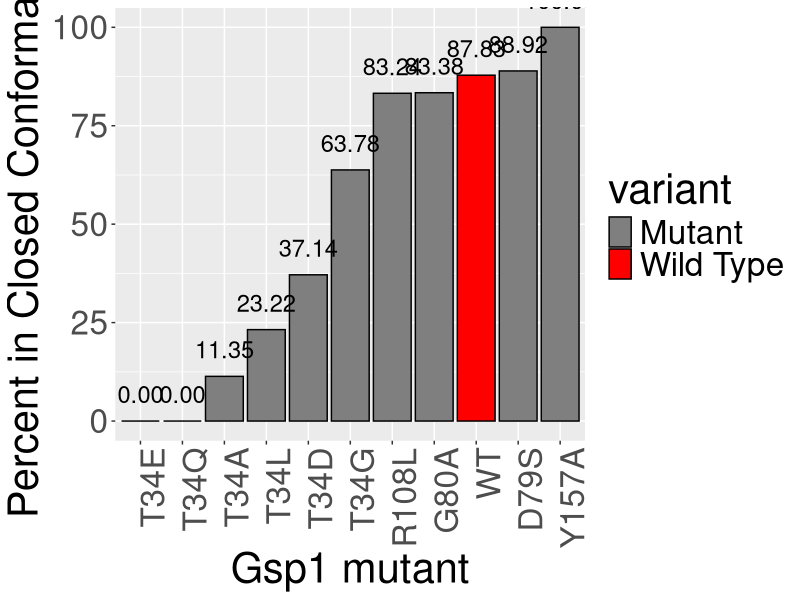
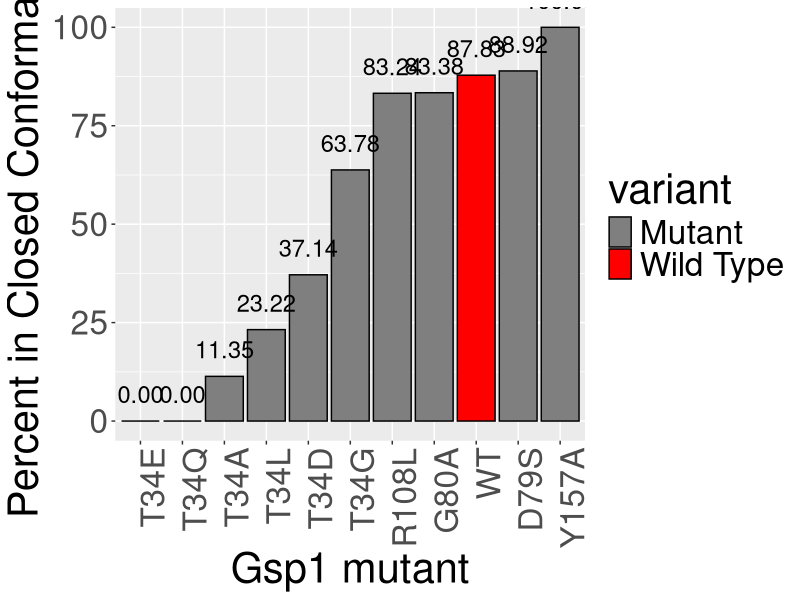

The R source for these figures, in order:
library(tidyverse)

nmr_raw_data <- as.tibble(read_delim('hierarchical_clustering_of_parameters/20181018_nmr_data.csv', delim = ','))

experiments.to.ignore <- c(1,4,19,8,3,7,13,2)
data.to.plot <- nmr_raw_data %>%
    filter(!experiment_id %in% experiments.to.ignore)

write_tsv(data.to.plot, path = "hierarchical_clustering_of_parameters/NMR_data_clean.txt")
ggplot(data.to.plot, aes(reorder(gsp1_mutation, gamma2_percent), gamma2_percent, 
                fill = factor(ifelse(gsp1_mutation == "WT","Wild Type", "Mutant")))) +
    geom_bar(color = "black", stat = "identity") +
    scale_fill_manual(name = "variant", values = c("grey50","red")) + 
    geom_text(aes(label = sprintf("%0.2f", round(gamma2_percent, digits = 2))), vjust=-1, size = 6) +
    xlab("Gsp1 mutant") +
    ylab("Percent in Closed Conformation") +
    ylim(0,100) +
    theme(text = element_text(size=30),
    axis.text.x = element_text(angle = 90, hjust = 1))
ggsave("hierarchical_clustering_of_parameters/NMR_gamma2_percents.pdf", height = 10, width = 12)
